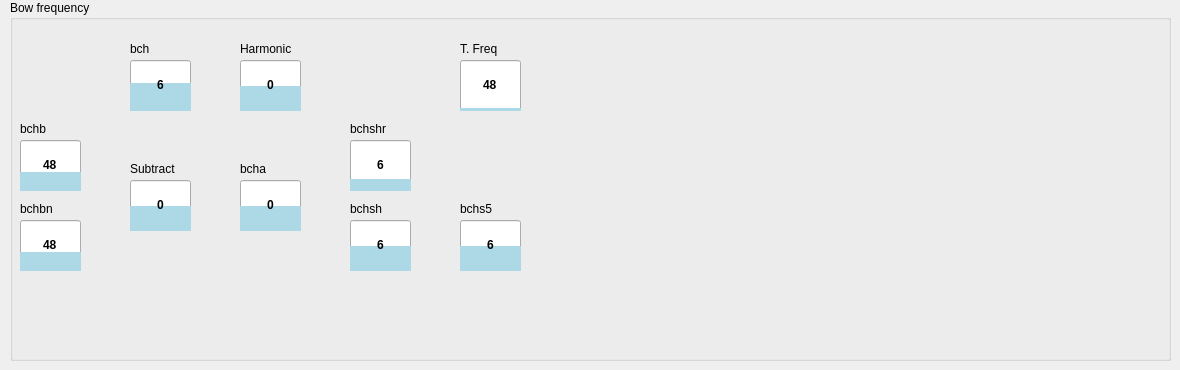
   <widget class="QWidget" name="tab_temporary">
    <attribute name="title">
     <string>Temporary</string>
    </attribute>
    <widget class="QGroupBox" name="groupBox_16">
     <property name="geometry">
      <rect>
       <x>10</x>
       <y>0</y>
       <width>1161</width>
       <height>361</height>
      </rect>
     </property>
     <property name="styleSheet">
      <string notr="true"/>
     </property>
     <property name="title">
      <string>Bow frequency</string>
     </property>
     <widget class="QProgressBar" name="progressBar_bch">
      <property name="geometry">
       <rect>
        <x>120</x>
        <y>60</y>
        <width>61</width>
        <height>51</height>
       </rect>
      </property>
      <property name="styleSheet">
       <string notr="true">QProgressBar {
	color: black;
	font-weight: bold;
	text-align: center;
}

QProgressBar::chunk
{
    background-color: lightblue;
}</string>
      </property>
      <property name="minimum">
       <number>-48</number>
      </property>
      <property name="maximum">
       <number>48</number>
      </property>
      <property name="value">
       <number>6</number>
      </property>
      <property name="orientation">
       <enum>Qt::Vertical</enum>
      </property>
      <property name="format">
       <string>%v</string>
      </property>
     </widget>
     <widget class="QLabel" name="label_2">
      <property name="geometry">
       <rect>
        <x>120</x>
        <y>40</y>
        <width>61</width>
        <height>17</height>
       </rect>
      </property>
      <property name="styleSheet">
       <string notr="true"/>
      </property>
      <property name="text">
       <string>bch</string>
      </property>
     </widget>
     <widget class="QLabel" name="label_4">
      <property name="geometry">
       <rect>
        <x>10</x>
        <y>120</y>
        <width>61</width>
        <height>17</height>
       </rect>
      </property>
      <property name="styleSheet">
       <string notr="true"/>
      </property>
      <property name="text">
       <string>bchb</string>
      </property>
     </widget>
     <widget class="QProgressBar" name="progressBar_bchb">
      <property name="geometry">
       <rect>
        <x>10</x>
        <y>140</y>
        <width>61</width>
        <height>51</height>
       </rect>
      </property>
      <property name="styleSheet">
       <string notr="true">QProgressBar {
	color: black;
	font-weight: bold;
	text-align: center;
}

QProgressBar::chunk
{
    background-color: lightblue;
}</string>
      </property>
      <property name="maximum">
       <number>127</number>
      </property>
      <property name="value">
       <number>48</number>
      </property>
      <property name="orientation">
       <enum>Qt::Vertical</enum>
      </property>
      <property name="format">
       <string>%v</string>
      </property>
     </widget>
     <widget class="QLabel" name="label_5">
      <property name="geometry">
       <rect>
        <x>10</x>
        <y>200</y>
        <width>61</width>
        <height>17</height>
       </rect>
      </property>
      <property name="styleSheet">
       <string notr="true"/>
      </property>
      <property name="text">
       <string>bchbn</string>
      </property>
     </widget>
     <widget class="QProgressBar" name="progressBar_bchbn">
      <property name="geometry">
       <rect>
        <x>10</x>
        <y>220</y>
        <width>61</width>
        <height>51</height>
       </rect>
      </property>
      <property name="styleSheet">
       <string notr="true">QProgressBar {
	color: black;
	font-weight: bold;
	text-align: center;
}

QProgressBar::chunk
{
    background-color: lightblue;
}</string>
      </property>
      <property name="maximum">
       <number>127</number>
      </property>
      <property name="value">
       <number>48</number>
      </property>
      <property name="orientation">
       <enum>Qt::Vertical</enum>
      </property>
      <property name="format">
       <string>%v</string>
      </property>
     </widget>
     <widget class="QLabel" name="label_6">
      <property name="geometry">
       <rect>
        <x>120</x>
        <y>160</y>
        <width>71</width>
        <height>17</height>
       </rect>
      </property>
      <property name="styleSheet">
       <string notr="true"/>
      </property>
      <property name="text">
       <string>Subtract</string>
      </property>
     </widget>
     <widget class="QProgressBar" name="progressBar_ar1">
      <property name="geometry">
       <rect>
        <x>120</x>
        <y>180</y>
        <width>61</width>
        <height>51</height>
       </rect>
      </property>
      <property name="styleSheet">
       <string notr="true">QProgressBar {
	color: black;
	font-weight: bold;
	text-align: center;
}

QProgressBar::chunk
{
    background-color: lightblue;
}</string>
      </property>
      <property name="minimum">
       <number>-48</number>
      </property>
      <property name="maximum">
       <number>48</number>
      </property>
      <property name="value">
       <number>0</number>
      </property>
      <property name="orientation">
       <enum>Qt::Vertical</enum>
      </property>
      <property name="format">
       <string>%v</string>
      </property>
     </widget>
     <widget class="QProgressBar" name="progressBar_bchsh">
      <property name="geometry">
       <rect>
        <x>340</x>
        <y>220</y>
        <width>61</width>
        <height>51</height>
       </rect>
      </property>
      <property name="styleSheet">
       <string notr="true">QProgressBar {
	color: black;
	font-weight: bold;
	text-align: center;
}

QProgressBar::chunk
{
    background-color: lightblue;
}</string>
      </property>
      <property name="minimum">
       <number>-32737</number>
      </property>
      <property name="maximum">
       <number>32767</number>
      </property>
      <property name="value">
       <number>6</number>
      </property>
      <property name="orientation">
       <enum>Qt::Vertical</enum>
      </property>
      <property name="format">
       <string>%v</string>
      </property>
     </widget>
     <widget class="QLabel" name="label_9">
      <property name="geometry">
       <rect>
        <x>340</x>
        <y>200</y>
        <width>61</width>
        <height>17</height>
       </rect>
      </property>
      <property name="styleSheet">
       <string notr="true"/>
      </property>
      <property name="text">
       <string>bchsh</string>
      </property>
     </widget>
     <widget class="QProgressBar" name="progressBar_bchshr">
      <property name="geometry">
       <rect>
        <x>340</x>
        <y>140</y>
        <width>61</width>
        <height>51</height>
       </rect>
      </property>
      <property name="styleSheet">
       <string notr="true">QProgressBar {
	color: black;
	font-weight: bold;
	text-align: center;
}

QProgressBar::chunk
{
    background-color: lightblue;
}</string>
      </property>
      <property name="maximum">
       <number>24</number>
      </property>
      <property name="value">
       <number>6</number>
      </property>
      <property name="orientation">
       <enum>Qt::Vertical</enum>
      </property>
      <property name="format">
       <string>%v</string>
      </property>
     </widget>
     <widget class="QLabel" name="label_12">
      <property name="geometry">
       <rect>
        <x>340</x>
        <y>120</y>
        <width>61</width>
        <height>17</height>
       </rect>
      </property>
      <property name="styleSheet">
       <string notr="true"/>
      </property>
      <property name="text">
       <string>bchshr</string>
      </property>
     </widget>
     <widget class="QProgressBar" name="progressBar_bchs5">
      <property name="geometry">
       <rect>
        <x>450</x>
        <y>220</y>
        <width>61</width>
        <height>51</height>
       </rect>
      </property>
      <property name="styleSheet">
       <string notr="true">QProgressBar {
	color: black;
	font-weight: bold;
	text-align: center;
}

QProgressBar::chunk
{
    background-color: lightblue;
}</string>
      </property>
      <property name="minimum">
       <number>-32767</number>
      </property>
      <property name="maximum">
       <number>32767</number>
      </property>
      <property name="value">
       <number>6</number>
      </property>
      <property name="orientation">
       <enum>Qt::Vertical</enum>
      </property>
      <property name="format">
       <string>%v</string>
      </property>
     </widget>
     <widget class="QLabel" name="label_14">
      <property name="geometry">
       <rect>
        <x>450</x>
        <y>200</y>
        <width>61</width>
        <height>17</height>
       </rect>
      </property>
      <property name="styleSheet">
       <string notr="true"/>
      </property>
      <property name="text">
       <string>bchs5</string>
      </property>
     </widget>
     <widget class="QLabel" name="label_24">
      <property name="geometry">
       <rect>
        <x>230</x>
        <y>160</y>
        <width>71</width>
        <height>17</height>
       </rect>
      </property>
      <property name="styleSheet">
       <string notr="true"/>
      </property>
      <property name="text">
       <string>bcha</string>
      </property>
     </widget>
     <widget class="QProgressBar" name="progressBar_bcha">
      <property name="geometry">
       <rect>
        <x>230</x>
        <y>180</y>
        <width>61</width>
        <height>51</height>
       </rect>
      </property>
      <property name="styleSheet">
       <string notr="true">QProgressBar {
	color: black;
	font-weight: bold;
	text-align: center;
}

QProgressBar::chunk
{
    background-color: lightblue;
}</string>
      </property>
      <property name="minimum">
       <number>-48</number>
      </property>
      <property name="maximum">
       <number>48</number>
      </property>
      <property name="value">
       <number>0</number>
      </property>
      <property name="orientation">
       <enum>Qt::Vertical</enum>
      </property>
      <property name="format">
       <string>%v</string>
      </property>
     </widget>
     <widget class="QProgressBar" name="progressBar_ar2">
      <property name="geometry">
       <rect>
        <x>230</x>
        <y>60</y>
        <width>61</width>
        <height>51</height>
       </rect>
      </property>
      <property name="styleSheet">
       <string notr="true">QProgressBar {
	color: black;
	font-weight: bold;
	text-align: center;
}

QProgressBar::chunk
{
    background-color: lightblue;
}</string>
      </property>
      <property name="minimum">
       <number>-48</number>
      </property>
      <property name="maximum">
       <number>48</number>
      </property>
      <property name="value">
       <number>0</number>
      </property>
      <property name="orientation">
       <enum>Qt::Vertical</enum>
      </property>
      <property name="format">
       <string>%v</string>
      </property>
     </widget>
     <widget class="QLabel" name="label_31">
      <property name="geometry">
       <rect>
        <x>230</x>
        <y>40</y>
        <width>71</width>
        <height>17</height>
       </rect>
      </property>
      <property name="styleSheet">
       <string notr="true"/>
      </property>
      <property name="text">
       <string>Harmonic</string>
      </property>
     </widget>
     <widget class="QProgressBar" name="progressBar_ar3">
      <property name="geometry">
       <rect>
        <x>450</x>
        <y>60</y>
        <width>61</width>
        <height>51</height>
       </rect>
      </property>
      <property name="styleSheet">
       <string notr="true">QProgressBar {
	color: black;
	font-weight: bold;
	text-align: center;
}

QProgressBar::chunk
{
    background-color: lightblue;
}</string>
      </property>
      <property name="maximum">
       <number>700</number>
      </property>
      <property name="value">
       <number>48</number>
      </property>
      <property name="orientation">
       <enum>Qt::Vertical</enum>
      </property>
      <property name="format">
       <string>%v</string>
      </property>
     </widget>
     <widget class="QLabel" name="label_48">
      <property name="geometry">
       <rect>
        <x>450</x>
        <y>40</y>
        <width>71</width>
        <height>17</height>
       </rect>
      </property>
      <property name="styleSheet">
       <string notr="true"/>
      </property>
      <property name="text">
       <string>T. Freq</string>
      </property>
     </widget>
    </widget>
   </widget>
